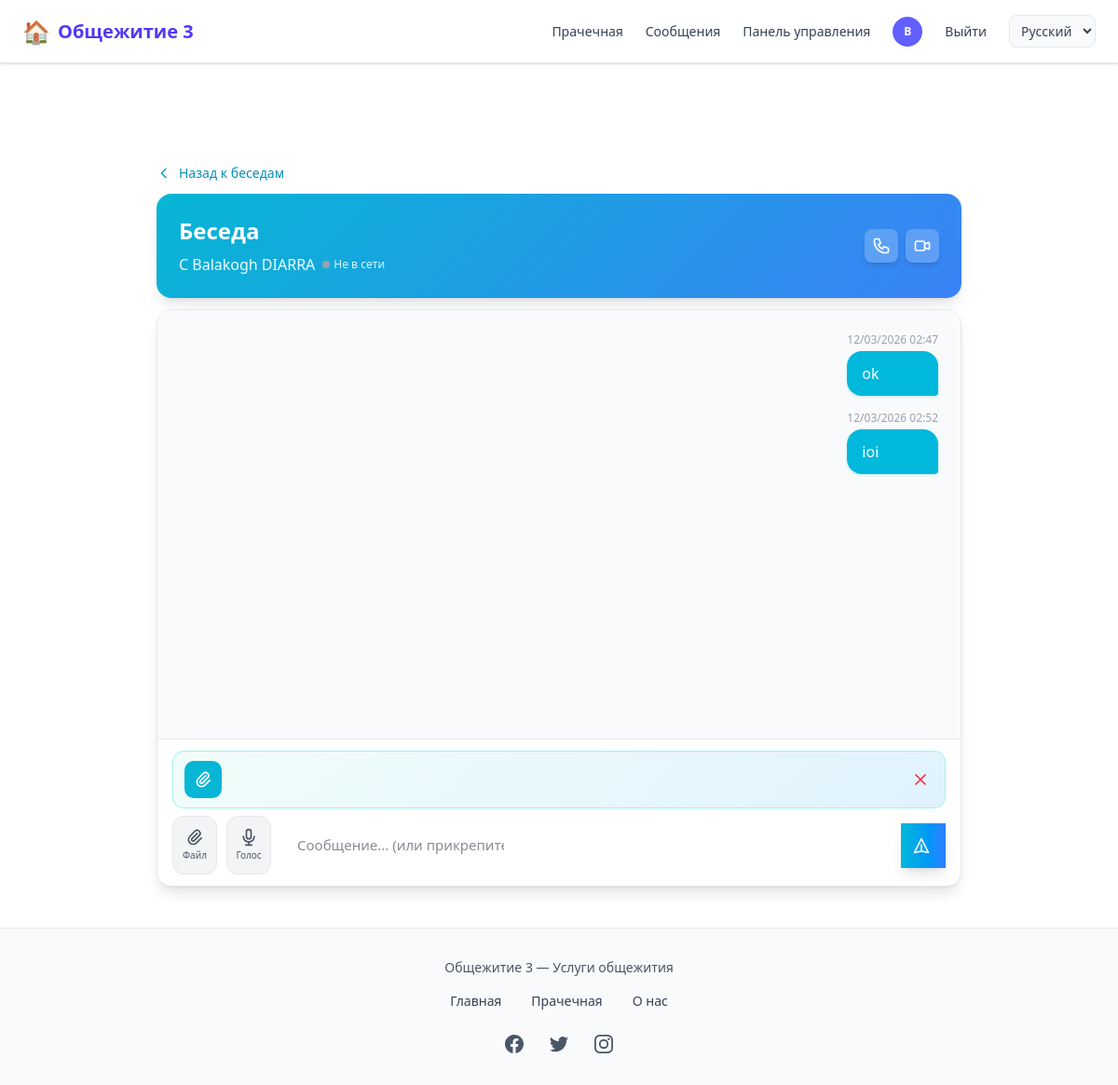
The app's page /chat/conversation/2/ (signed in) with its own data.
### comptes/models.py (models this page shows, shortened)
class CustomUser(AbstractUser):
    USER_TYPES = (
        ('ADMIN', 'Administrateur'),
        ('client', 'Client'),
        ('vendeur', 'Vendeur'),
        ('coursier', 'Coursier'),
    )
    user_type = models.CharField(max_length=22, choices=USER_TYPES, default="client")
    email = models.EmailField('Adresse email', unique=True,max_length=50)
    telephone = models.CharField(max_length=20, unique=True, blank=True)
    photo = models.ImageField(upload_to=user_photo_upload_to, null=True, blank=True)
    is_premium = models.BooleanField(default=False)
    GENRE = (('masculin', 'Masculin'), ('feminin', 'Féminin'))
    genre = models.CharField(max_length=22, choices=GENRE, null=True, blank=True)
    date_inscription = models.DateField(auto_now_add=True)
    latitude = models.DecimalField(max_digits=9, decimal_places=6, blank=True, null=True)
    longitude = models.DecimalField(max_digits=9, decimal_places=6, blank=True, null=True)
    last_activity = models.DateTimeField(null=True, blank=True, verbose_name="Dernière activité")
    REQUIRED_FIELDS = ['email', 'user_type']
    @property
    def display_name(self):
        return f"{self.first_name} {self.last_name}" if self.first_name or self.last_name else self.username
    @property
    def is_online(self):
        if not self.last_activity:
            return False
        from django.utils import timezone
        from datetime import timedelta
        return timezone.now() - self.last_activity < timedelta(minutes=5)

### chat/models.py (models this page shows)
class Message(models.Model):
    conversation = models.ForeignKey(
        Conversation,
        on_delete=models.CASCADE,
        related_name='messages'
    )
    sender = models.ForeignKey(
        settings.AUTH_USER_MODEL,
        on_delete=models.CASCADE,
        related_name='sent_messages'
    )
    contenu = models.TextField(blank=True)
    lu = models.BooleanField(default=False)
    date_envoi = models.DateTimeField(auto_now_add=True)
    class Meta:
        ordering = ['date_envoi']
    def __str__(self):
        return ""

### chat/views.py (the view)
# urls.py: path('conversation/<int:pk>/', views.conversation_detail, name='conversation_detail'),
@login_required
def conversation_detail(request, pk):
    conv = get_object_or_404(Conversation, pk=pk)
    if request.user != conv.participant1 and request.user != conv.participant2:
        from django.http import HttpResponseForbidden
        return HttpResponseForbidden()
    other_participant = conv.participant2 if request.user == conv.participant1 else conv.participant1
    chat_messages = list(conv.messages.select_related('sender').all()[:100])
    return render(request, 'chat/conversation.html', {
        'conversation': conv,
        'messages': chat_messages,
        'chat_messages': chat_messages,
        'other_participant': other_participant,
    })

### templates/chat/conversation.html (shortened to what this page needs)
{% extends 'home.html' %}
{% load static %}
{% load i18n %}
{% block contenu %}
<div class="chat-wrapper max-w-4xl mx-auto py-1 sm:py-3 px-2 sm:px-4">
    <div id="normal-header" class="mb-1 sm:mb-3">
        <a href="{% url 'chat:mes_conversations' %}" class="text-cyan-600 hover:text-cyan-700 text-xs sm:text-sm font-medium mb-1 sm:mb-3 inline-flex items-center gap-1 sm:gap-2 transition-all hover:gap-3">
            <svg class="w-3 h-3 sm:w-4 sm:h-4" fill="none" stroke="currentColor" viewBox="0 0 24 24">
                <path stroke-linecap="round" stroke-linejoin="round" stroke-width="2" d="M15 19l-7-7 7-7"/>
            </svg>
            <span class="hidden sm:inline">{% trans "Back to conversations" %}</span>
        </a>
        <div class="header-card rounded-xl sm:rounded-2xl shadow-lg p-2 sm:p-4 md:p-6 text-white">
            <div class="flex items-center justify-between gap-2">
                <div class="flex-1 min-w-0">
                    <h1 class="chat-header-title text-lg sm:text-xl md:text-2xl font-bold mb-1 sm:mb-2">{% trans "Conversation" %}</h1>
                    <div class="flex flex-col sm:flex-row sm:items-center gap-1 sm:gap-2">
                        <p class="chat-header-subtitle text-cyan-50 text-xs sm:text-sm md:text-base truncate">{% trans "With" %} {{ other_participant.display_name }}</p>
                        <div class="flex items-center gap-1">
                            <span class="status-indicator w-2 h-2 rounded-full {% if other_participant.is_online %}bg-green-400 animate-pulse{% else %}bg-gray-400{% endif %}"></span>
                            <span class="status-text text-xs text-cyan-100">
                                {% if other_participant.is_online %}{% trans "Online" %}{% else %}{% trans "Offline" %}{% endif %}
                            </span>
                        </div>
                    </div>
                </div>
                <div class="flex items-center gap-1 sm:gap-2 flex-shrink-0">
                    <button id="audio-call-btn" class="call-button bg-white/20 hover:bg-white/30 text-white p-1.5 sm:p-2 rounded-lg transition-all shadow-md" title="{% trans 'Voice call' %}">
                    </button>
                    <button id="video-call-btn" class="call-button bg-white/20 hover:bg-white/30 text-white p-1.5 sm:p-2 rounded-lg transition-all shadow-md" title="{% trans 'Video call' %}">
                        <svg class="w-4 h-4 sm:w-5 sm:h-5" fill="none" stroke="currentColor" viewBox="0 0 24 24">
                            <path stroke-linecap="round" stroke-linejoin="round" stroke-width="2" d="M15 10l4.553-2.276A1 1 0 0121 8.618v6.764a1 1 0 01-1.447.894L15 14M5 18h8a2 2 0 002-2V8a2 2 0 00-2-2H5a2 2 0 00-2 2v8a2 2 0 002 2z"/>
                        </svg>
                    </button>
                </div>
            </div>
        </div>
    </div>
    <div class="bg-white rounded-lg sm:rounded-xl md:rounded-2xl shadow-lg border border-gray-200 overflow-hidden flex flex-col chat-container relative" style="height: calc(100vh - 180px); min-height: 350px; max-height: 700px;">
        <div id="messages-container" class="flex-1 overflow-y-auto chat-messages p-3 sm:p-4 md:p-6 space-y-3 sm:space-y-4 bg-gray-50 messages-container-ready">
            {% for message in chat_messages %}
            <div class="flex {% if message.sender == user %}justify-end{% else %}justify-start{% endif %}" data-message-id="{{ message.id }}">
                <div class="message-bubble max-w-[85%] sm:max-w-[75%] md:max-w-[70%] lg:max-w-[60%]">
                    <div class="flex items-center gap-1 sm:gap-2 mb-1">
                        <span class="text-xs text-gray-400 whitespace-nowrap">{{ message.date_envoi|date:"d/m/Y H:i" }}</span>
                    </div>
                    <div class="message-bubble rounded-xl sm:rounded-2xl px-3 py-2 sm:px-4 sm:py-3 {% if message.sender == user %}bg-cyan-500 text-white sent{% else %}bg-white text-gray-900 border border-gray-200 received{% endif %} shadow-sm">
                        {% if message.is_image %}
                            <img src="{{ message.fichier.url }}" alt="{{ message.nom_fichier }}" class="max-w-full h-auto rounded-lg mb-2" style="max-height: 250px; max-width: 100%;" loading="lazy">
                            {% if message.contenu %}
                            <p class="text-xs sm:text-sm md:text-base whitespace-pre-wrap mt-2 break-words message-bubble-content">{{ message.contenu }}</p>
                            {% endif %}
                        {% else %}
                            <p class="text-xs sm:text-sm md:text-base whitespace-pre-wrap break-words message-bubble-content">{{ message.contenu }}</p>
                        {% endif %}
                    </div>
                </div>
            </div>
            {% endfor %}
        </div>
        <div class="border-t border-gray-200 chat-input-container bg-white">
            <div id="file-preview" class="hidden mb-2 file-preview-box">
                <div class="file-icon">
                    <svg id="file-preview-icon" class="w-5 h-5" fill="none" stroke="currentColor" viewBox="0 0 24 24">
                        <path stroke-linecap="round" stroke-linejoin="round" stroke-width="2" d="M15.172 7l-6.586 6.586a2 2 0 102.828 2.828l6.414-6.586a4 4 0 00-5.656-5.656l-6.415 6.585a6 6 0 108.486 8.486L20.5 13"/>
                    </svg>
                </div>
                <button type="button" id="remove-file" class="text-red-500 hover:text-red-700 p-1 rounded-lg hover:bg-red-50 transition-colors" title="{% trans 'Remove' %}">
                    <svg class="w-5 h-5" fill="none" stroke="currentColor" viewBox="0 0 24 24">
                        <path stroke-linecap="round" stroke-linejoin="round" stroke-width="2" d="M6 18L18 6M6 6l12 12"/>
                    </svg>
                </button>
            </div>
            <form id="message-form" class="chat-input-form" enctype="multipart/form-data">
                <div class="chat-input-row">
                    <button type="button"
                            id="attach-file-btn"
                            class="chat-action-btn chat-input-buttons"
                            title="{% trans 'Attach an image or file (PDF, Word, etc.)' %}"
                            aria-label="{% trans 'Attach file' %}">
                        <svg fill="none" stroke="currentColor" viewBox="0 0 24 24">
                            <path stroke-linecap="round" stroke-linejoin="round" stroke-width="2" d="M15.172 7l-6.586 6.586a2 2 0 102.828 2.828l6.414-6.586a4 4 0 00-5.656-5.656l-6.415 6.585a6 6 0 108.486 8.486L20.5 13"/>
                        </svg>
                        <span class="hidden sm:inline">{% trans "File" %}</span>
                    </button>
                    <button type="button"
                            id="record-audio-btn"
                            class="chat-action-btn chat-input-buttons"
                            title="{% trans 'Record a voice message' %}"
                            aria-label="{% trans 'Voice message' %}">
                        <svg fill="none" stroke="currentColor" viewBox="0 0 24 24">
                            <path stroke-linecap="round" stroke-linejoin="round" stroke-width="2" d="M19 11a7 7 0 01-7 7m0 0a7 7 0 01-7-7m7 7v4m0 0H8m4 0h4m-4-8a3 3 0 01-3-3V5a3 3 0 116 0v6a3 3 0 01-3 3z"/>
                        </svg>
                        <span class="hidden sm:inline">{% trans "Voice" %}</span>
                    </button>
                    <div class="message-input-wrapper flex-1">
                        <input type="text"
                               id="message-input"
                               name="contenu"
                               placeholder="{% trans 'Message... (or attach a file / record voice)' %}"
                               class="message-input-mobile focus:outline-none focus:ring-2 focus:ring-cyan-500 focus:border-transparent text-sm sm:text-base">
                    </div>
                    <button type="submit"
                            class="chat-send-btn bg-gradient-to-r from-cyan-500 to-blue-500 hover:from-cyan-600 hover:to-blue-600 text-white font-semibold transition-all transform hover:scale-105 shadow-lg active:scale-95"
                            aria-label="{% trans 'Send' %}">
                        <svg class="w-4 h-4 sm:w-5 sm:h-5" fill="none" stroke="currentColor" viewBox="0 0 24 24">
                            <path stroke-linecap="round" stroke-linejoin="round" stroke-width="2" d="M12 19l9 2-9-18-9 18 9-2zm0 0v-8"/>
                        </svg>
                    </button>
                </div>
            </form>
        </div>
    </div>
</div>
{% endblock %}

### templates/nav_footer/nav.html (shortened to what this page needs)
{% load static %}
{% load i18n %}
<nav class="hidden md:flex fixed top-0 left-0 w-full z-50 bg-white border-b border-gray-200 shadow-sm">
  <div class="flex items-center justify-between w-full max-w-7xl mx-auto px-6 py-4">
    <a href="{% url 'home' %}"
       class="flex items-center space-x-2 text-indigo-600 text-xl font-semibold hover:opacity-90 transition">
      <span class="text-2xl">🏠</span>
      <span>{% trans "Dortoir 3" %}</span>
    </a>
    <div class="flex items-center space-x-6 text-sm font-medium">
      <a href="{% url 'laverie:accueil' %}"
         class="text-gray-700 hover:text-indigo-500 transition">
        {% trans "Laverie" %}
      </a>
      {% if user.is_authenticated %}
        <a href="{% url 'chat:mes_conversations' %}"
           class="relative text-gray-700 hover:text-indigo-500 transition"
           id="nav-link-messages-desktop">
          {% trans "Messages" %}
        </a>
        {% if user.user_type == 'ADMIN' %}
          <a href="{% url 'dashboard' %}"
             class="text-gray-700 hover:text-indigo-500 transition">
            {% trans "Dashboard" %}
          </a>
        {% endif %}
        <a href="{% url 'profile' %}" class="flex items-center">
          {% if user.photo %}
            <img src="{{ user.photo.url }}"
                 class="w-8 h-8 rounded-full object-cover border">
          {% else %}
            <div class="w-8 h-8 rounded-full bg-indigo-500 flex items-center justify-center text-white text-xs font-bold">
              {{ user.first_name|first|default:user.email|first|upper }}
            </div>
          {% endif %}
        </a>
        <a href="{% url 'logout' %}"
           class="text-gray-700 hover:text-red-500 transition">
          {% trans "Log out" %}
        </a>
      {% else %}
        <a href="{% url 'login' %}"
           class="text-gray-700 hover:text-indigo-500 transition">
          {% trans "Log in" %}
        </a>
      {% endif %}
      <form action="{% url 'set_language' %}" method="post" class="inline" id="lang-form-desktop">
        <select name="language" onchange="this.form.submit()" class="text-sm border border-gray-200 rounded-lg px-2 py-1.5 bg-gray-50 text-gray-700 cursor-pointer">
          {% get_current_language as CURRENT_LANG %}
          {% for code, name in LANGUAGES %}
          <option value="{{ code }}" {% if code == CURRENT_LANG %}selected{% endif %}>{{ name }}</option>
          {% endfor %}
        </select>
      </form>
    </div>
  </div>
</nav>
            {% get_current_language as CURRENT_LANG %}

### records on screen
CustomUser: first_name|first "B"
CustomUser: display_name "Balakogh DIARRA"
Message: date_envoi "12/03/2026 02:47", contenu "ok"
Message: date_envoi "12/03/2026 02:52", contenu "ioi"

### other values on screen
form field language "Русский"
